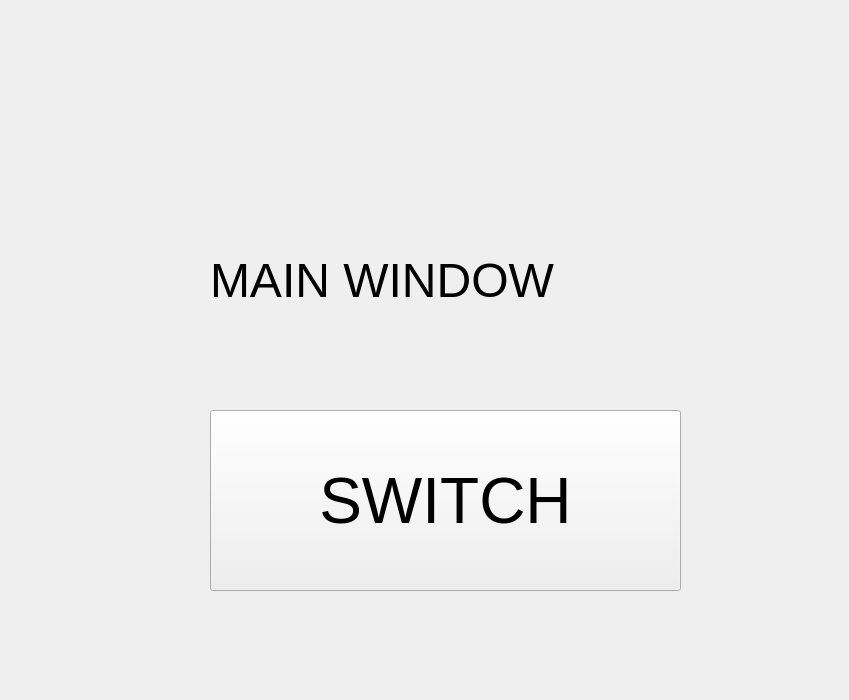
<?xml version="1.0" encoding="UTF-8"?>
<ui version="4.0">
 <class>MainWindow</class>
 <widget class="QMainWindow" name="MainWindow">
  <property name="geometry">
   <rect>
    <x>0</x>
    <y>0</y>
    <width>849</width>
    <height>700</height>
   </rect>
  </property>
  <property name="windowTitle">
   <string>MainWindow</string>
  </property>
  <widget class="QWidget" name="centralwidget">
   <widget class="QLabel" name="label">
    <property name="geometry">
     <rect>
      <x>210</x>
      <y>180</y>
      <width>611</width>
      <height>201</height>
     </rect>
    </property>
    <property name="font">
     <font>
      <pointsize>36</pointsize>
     </font>
    </property>
    <property name="text">
     <string>MAIN WINDOW</string>
    </property>
   </widget>
   <widget class="QPushButton" name="open_btn">
    <property name="geometry">
     <rect>
      <x>210</x>
      <y>410</y>
      <width>471</width>
      <height>181</height>
     </rect>
    </property>
    <property name="font">
     <font>
      <pointsize>48</pointsize>
     </font>
    </property>
    <property name="text">
     <string>SWITCH</string>
    </property>
   </widget>
  </widget>
 </widget>
 <resources/>
 <connections/>
</ui>
